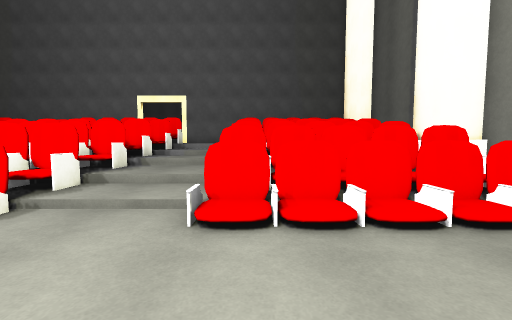
View 1 (above)

24 first-person views from a walk through a 3-D level made in the Unity game engine. The camera is 1.3 m above the floor, tilts 4° down and sees 90° across. Doors are open. The floor is counted in squares, 1 m on a side. Each view is taken from the middle of a square. On the plan, view 1 faces up. The plan holds only what a view shows up to about 13 squares ahead; the rest is blank. The place goes on beyond the plan. Some surface patterns are stand-ins.

View 2
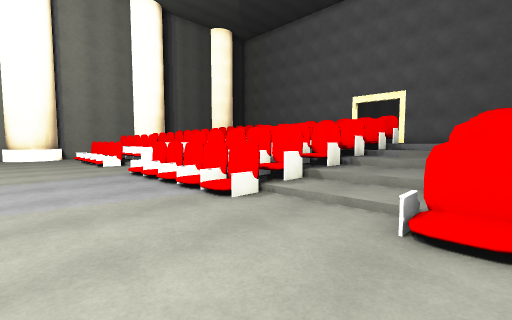

View 3
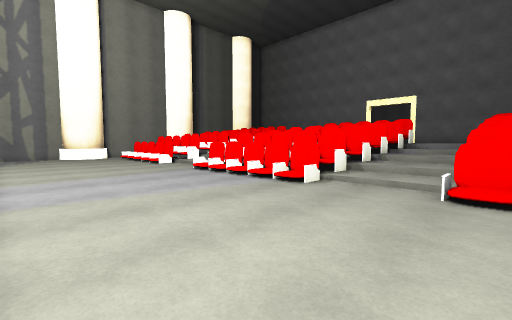

View 4
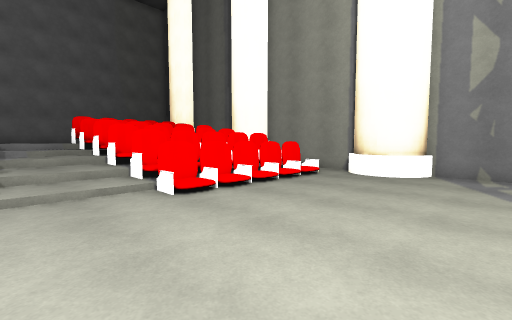

View 5
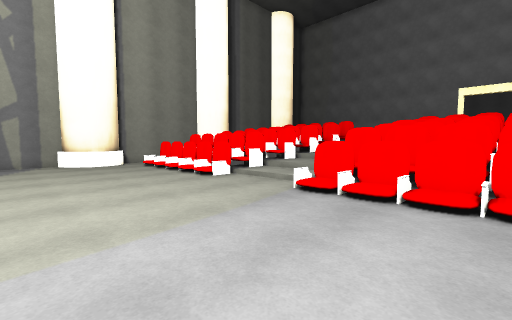

View 6
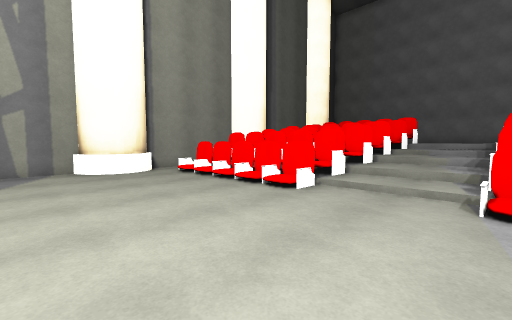

View 7
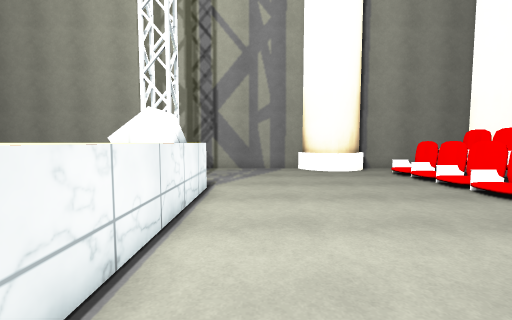

View 8
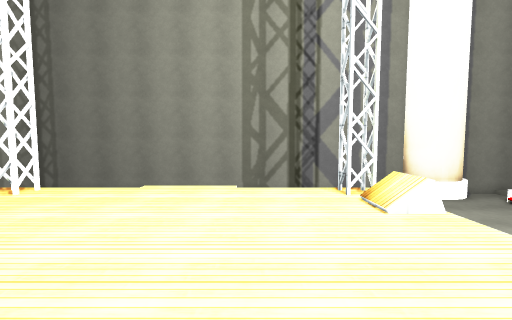

View 9
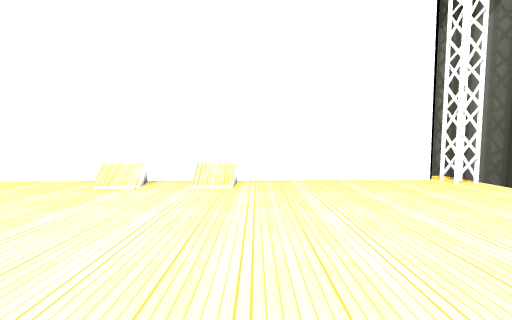

View 10
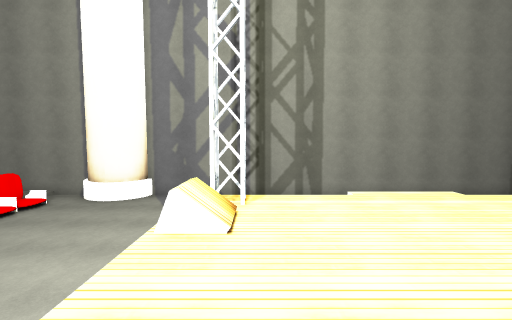

View 11
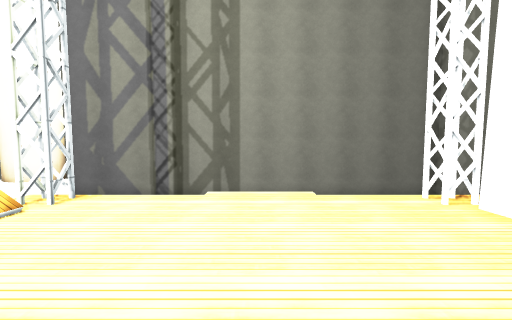

View 12
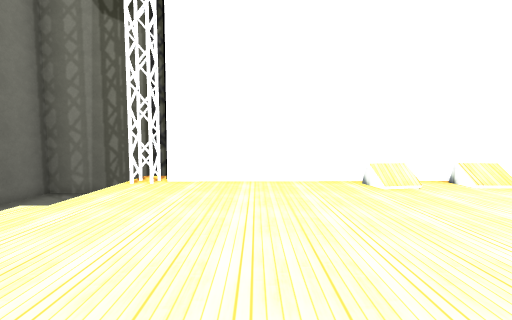

View 13
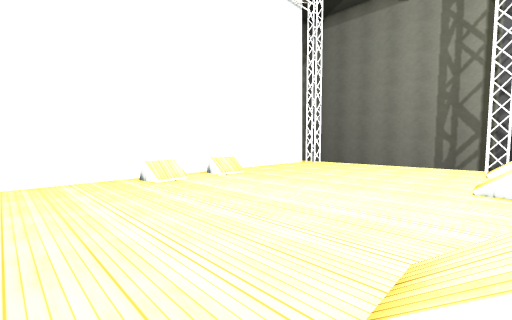

View 14
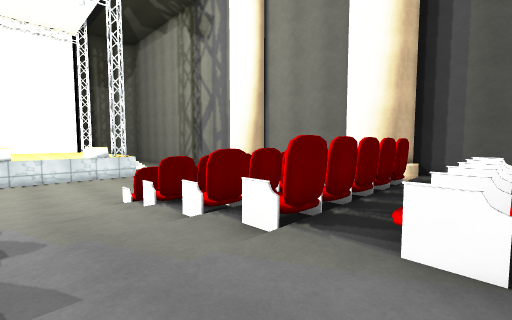

View 15
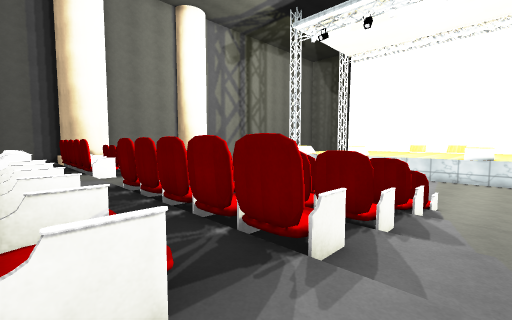

View 16
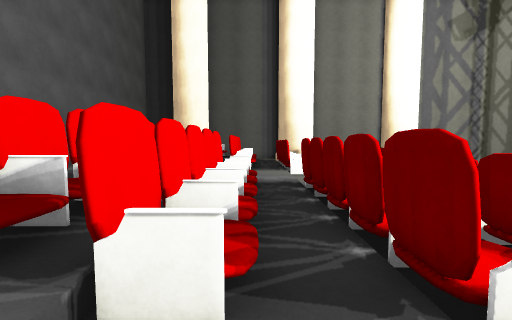

View 17
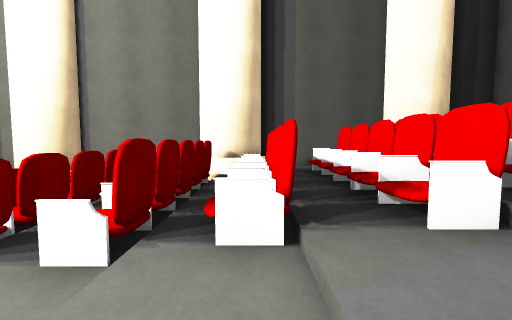

View 18
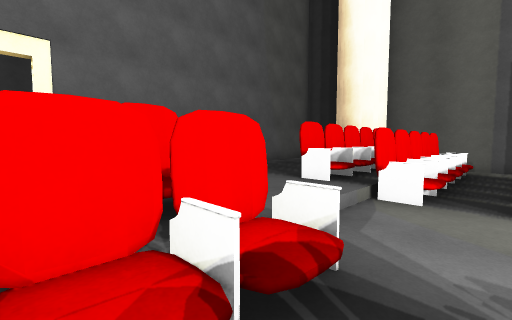

View 19
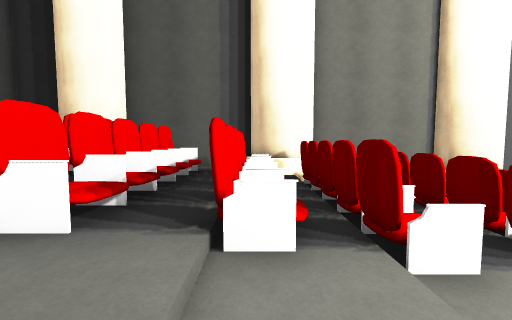

View 20
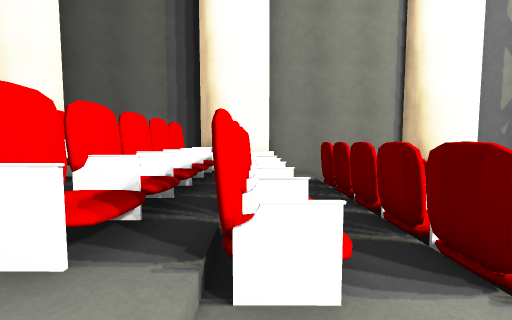

View 21
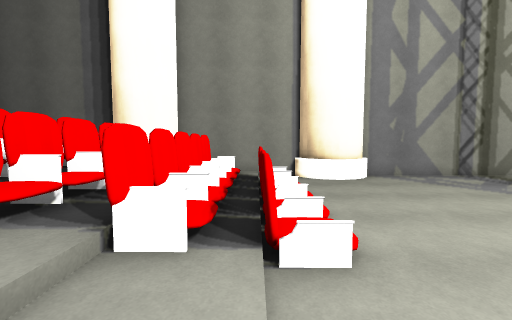

View 22
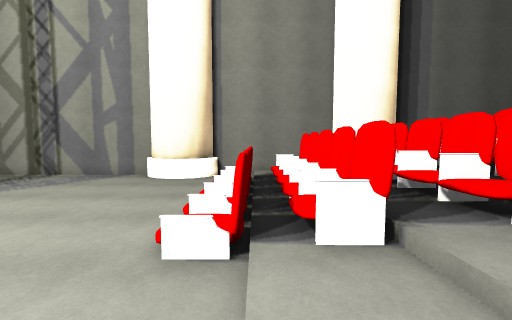

View 23
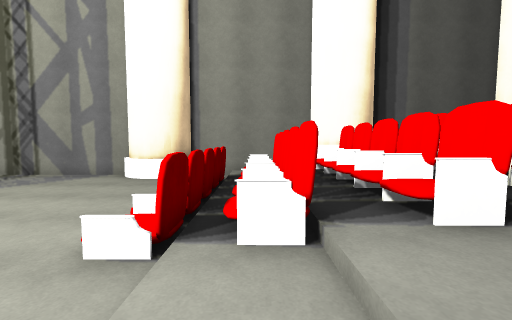

View 24
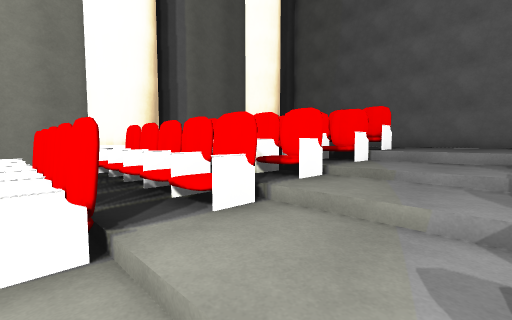

### Floor plan
Key: @ floor where view 1 was taken; # wall or solid block; x gap in a wall; . main floor; : floor 0.25 m higher than the main floor; + floor 0.5 m higher than the main floor; * floor 0.75 m higher than the main floor; % floor 1 m higher than the main floor; & floor 1.25 m higher than the main floor; / step, stairs or slope; = window, fence, low wall or low ledge; ^ raised ledge.
Columns run from 24 left of view 1 to 8 right of it. Each row starts with its distance up from view 1.
 15 #       #=&&&=#   #  &&&        #
 14 # x=######%%%##==##=%%%######=# #
 13 #%//////&=%%%=//////%%%%&/////%%#
 12 #%%%%%%%%%%%%%%%%%%%%%%%%%%%%%%%#
 11 #########=***=#####=***=#########
 10  ^#************    ***********##
  9 ^^########+++#######+++########
  8 # =+++++*=++++++  +=/+++++++++#
  7 #########////#######///#########
  6 ##=++####////==++===///x+++%++=#
  5  ##=###=##///###=###///##=###=##
  4 ##=:::::#=...=##:##=...+:::+::=#
  3 ##.............................#
  2  ^#...........................##
  1  ^=...........................##
  0 ##......................@......##
 -1 #...............................#
 -2 #...............................#
 -3 #........................   ....#
 -4 #.... =##&&&#&&&&&&#&&&##=   ...#
 -5 #..   &&&&&&&&&&&&&&&&&&&&    ..#
 -6 #.    &&&&&&&&&&&&&&&&&&&&     .#
 -7 #     &&&&&&&&&&&&&&&&&&&&      #
 -8 #    &&&&&&&&&&&&&&&&&&&&&&     #
 -9 #    &&&&&&&&&&&&&&&&&&&&&&     #
-10 #    &&&&&&&&&&&&&&&&&&&&&&     #
-11 #     &&&&&&&&&&&&&&&&&&&&.     #
-12 #     &&&&&&&&&&&/&&&&&&&&      #
-13 #     =#&&&&&&= &  &&&&##=      #
-14 #     =##################=      #
-15 #                             ..#
-16 #                             ..#
-17 #                             ..#
-18 #####                     #######

Positions as (right, up) in squares from view 1, and headings:
1: (0, 0), facing up
2: (0, 0), facing up-left
3: (0, -3), facing up-left
4: (-4, -2), facing up-right
5: (-7, -2), facing up-left
6: (-11, -2), facing up-left
7: (-11, -2), facing left
8: (-11, -7), facing left
9: (-11, -5), facing down
10: (-5, -5), facing right
11: (-5, -9), facing right
12: (-3, -5), facing down
13: (-3, -4), facing down-left
14: (-12, 14), facing down-left
15: (-13, 14), facing down-right
16: (-13, 13), facing right
17: (-12, 11), facing left
18: (-7, 12), facing up-right
19: (-4, 11), facing right
20: (-3, 9), facing right
21: (-4, 5), facing right
22: (-12, 5), facing left
23: (-12, 6), facing left
24: (-12, 6), facing up-left
